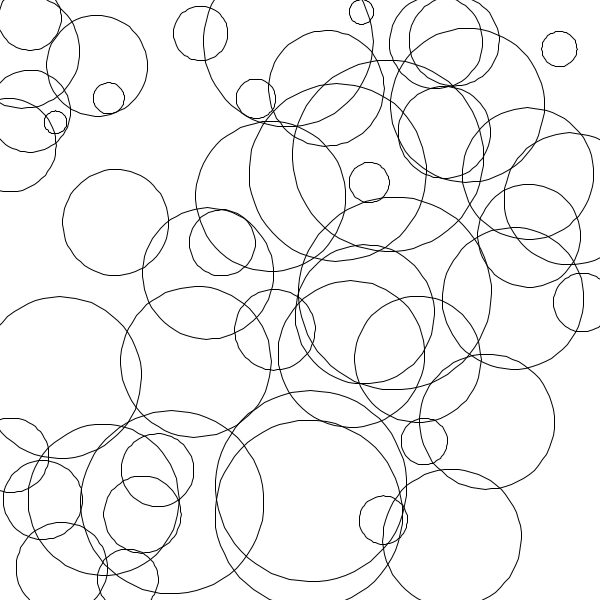
Frame 1 (no input)
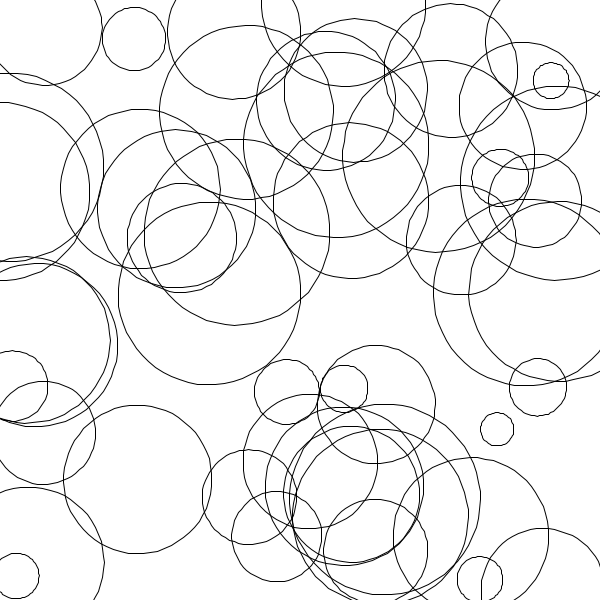
Frame 2 (the mouse pressed at the canvas centre, redrawn once)

The Processing sketch that drew these frames (run headless with seeded random() and noise(); the mouse was pressed at the canvas centre and the sketch redrawn once):

// Processing sketch: sketch_0508
// ── sketch_0508.pde
float radius = 200;

void setup() {
  size(600, 600);
  noLoop();
  noFill();
}

void draw() {
  background(255);
  
  for (int i = 0; i < 50; i++) {
    drawCircle(random(width), random(height), random(10, 100));
  }  
}

// note, processing already has a circle function, but if we were going to make one,
// this is what it would look like. Also, this one uses radius, rather than the 
// built in one which uses a diameter.
void drawCircle(float x, float y, float radius) {
  beginShape();
  for (float i = 0; i < PI * 2; i += 0.1) {
    vertex(x + cos(i) * radius, y + sin(i) * radius);
  }
  endShape(CLOSE);
}
